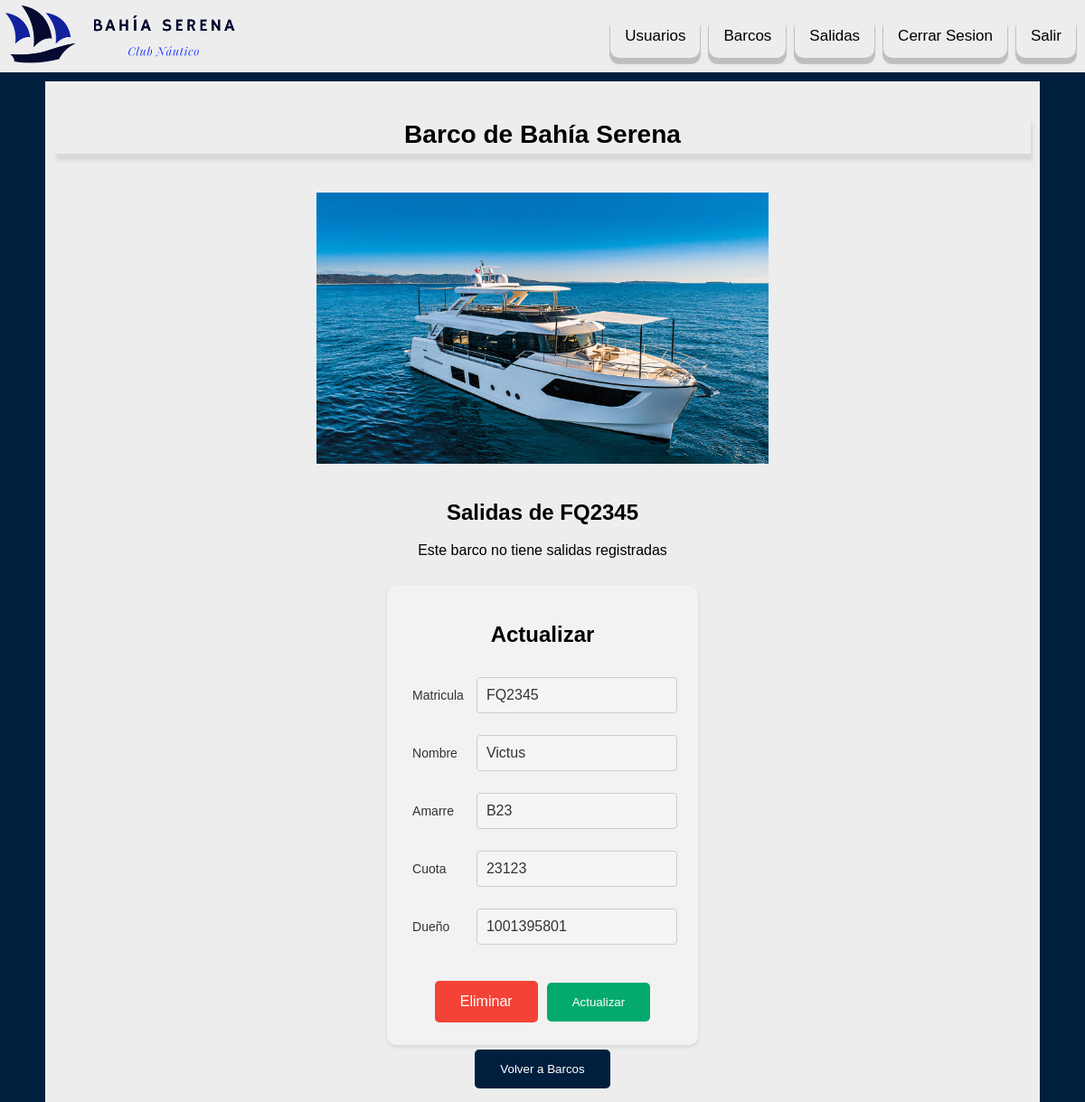
The page /admin/form.php?tipo=Barco&id=FQ2345 on the database its author committed.
### tables this page shows
CREATE TABLE `barco` (
  `NumMatricula` varchar(7) NOT NULL,
  `NombreBarco` varchar(30) NOT NULL,
  `NumeroAmarre` varchar(3) NOT NULL,
  `Cuota` float NOT NULL,
  `Foto` varchar(300) DEFAULT NULL,
  `Usuario` varchar(12) NOT NULL
);

### admin/components/formBarco.php (the view, shortened to what this page needs)
<link rel="stylesheet" type="text/css" href="./css/styleForms.css">
<?php
$set = isset($_GET["id"]);
if ($set) {
    $conexion = conectarBD();
    $queryBarcos = 'SELECT * FROM `barco` WHERE NumMatricula = ?';
    $stmt = mysqli_prepare($conexion, $queryBarcos);
    if ($stmt) {
        mysqli_stmt_bind_param($stmt, "s", $id);
        mysqli_stmt_execute($stmt);
        $resultado = mysqli_stmt_get_result($stmt);
        if ($resultado) {
            $row = mysqli_fetch_assoc($resultado);
        } else {
            echo "Error al obtener resultados: " . mysqli_error($conexion);
        }
    } else {
        echo "Error al preparar la declaración: " . mysqli_error($conexion);
    }
    echo "<div class='cuerpo'>";
    echo "    <img src=";
    if ($row['Foto'] == 'NULL') {
        echo './img/yatch.png';
    } else {
        echo '.' . $row['Foto'];
    }
    echo " alt='FotoDeBarco'>";
    echo "</div>";
}
?>
<?php
if ($set) {
    $conexion = conectarBD();
    $queryBarcos = 'SELECT * FROM `barco` B INNER JOIN `salida` S ON B.NumMatricula=S.BARCO WHERE NumMatricula = ?';
    $stmt = mysqli_prepare($conexion, $queryBarcos);
    if ($stmt) {
        mysqli_stmt_bind_param($stmt, "s", $id);
        mysqli_stmt_execute($stmt);
        $resultado2 = mysqli_stmt_get_result($stmt);
        if ($resultado2) {
            $resultadosArray = array();
            echo "<div class='tablaSalidas'>
                <h2>Salidas de $id</h2>";
            if (count($resultadosArray) == 0) {
                echo "Este barco no tiene salidas registradas";
            }
            echo '</div>';
        } else {
            echo "Error al obtener resultados: " . mysqli_error($conexion);
        }
    } else {
        echo "Error al preparar la declaración: " . mysqli_error($conexion);
    }
}
?>
<div class="containTableForm">
    <?php
    $set ?
        print ' <form action="./components/actualizar.php" method="post">
            <h2>Actualizar</h2>'
        :
        print ' <form action="../components/insertar.php" method="post" enctype="multipart/form-data">';
    ?>
    <table class="tablaForm">
        <tr class="contenedor-input">
            <td>
                <label>
                    Matricula
                </label>
            </td>
            <td>
                <?php
                $set ?
                    print '<input type="text" name="Matricula" id="codigo" value="' . $id . '" readonly> '
                    :
                    print '<input type="text" maxlength="7" name="Matricula" id="codigo" placeholder="AB1234" required>  ';
                ?>
            </td>
        </tr>
        <tr class="contenedor-input">
            <td>
                <label>
                    Nombre
                </label>
            </td>
            <td>
                <?php
                $set ?
                    print '<input type="text" name="nombre" id="Nombre" value="' . $row['NombreBarco'] . '">'
                    :
                    print '<input type="text" maxlength="30" name="nombre" id="Nombre" placeholder="Nombre" required>';
                ?>
            </td>
        </tr>
        <tr class="contenedor-input">
            <td>
                <label>
                    Amarre
                </label>
            </td>
            <td>
                <?php
                $set ?
                    print '<input type="text" name="amarre" id="codigo" value="' . $row['NumeroAmarre'] . '" >'
                    :
                    print '<input type="text" maxlength="3" name="amarre" id="codigo" placeholder="Xxx" required>';
                ?>
            </td>
        </tr>
        <tr class="contenedor-input">
            <td>
                <label>
                    Cuota
                </label>
            </td>
            <td>
                <?php
                $set ?
                    print '<input type="text" name="Cuota" id="codigo" step="0.01" value="' . $row['Cuota'] . '">'
                    :
                    print '<input type="text" name="Cuota" id="codigo" placeholder="0.00" step="0.01" required>';
                ?>
            </td>
        </tr>
        <tr class="contenedor-input">
            <td>
                <label>
                    Dueño
                </label>
            </td>
            <td>
                <?php
                if ($set) {
                    print '<input type="number" name="dueño" id="codigo" value="' . $row['Usuario'] . '" readonly>';
                }
                ?>
            </td>
        </tr>
        <tr class="contenedor-input">
            <td>
            </td>
            <td>
            </td>
        </tr>
    </table>
    <div class="formbuttons">
        <?php
        if ($set) {
            echo ' <a href="./components/eliminar.php?tipo=Barco&id=' . $id . '" class="btn danger">Eliminar</a>
                <button class="btn success" type="submit">Actualizar</button>
            ';
        } else {
            echo '<button class="btn success" type="submit">Insertar</button>';
        }
        ?>
    </div>
    </form>
</div>

### admin/css/style.css (style rules this page uses)
body { font-family: Arial, sans-serif; margin: 0; padding: 0; background-color: #001F3F; }
.btn { border: none; color: white; padding: 14px 28px; cursor: pointer; border-radius: 5px; margin: 5px; }
.danger { background-color: #f44336; }
.success { background-color: #04AA6D; }
.contenedor-input { padding: 10px; }
input { margin-bottom: 10px; margin-top: 10px; margin-left: 5px; background-color: white; border-radius: 5px; }
.cuerpo { padding: 10px; }
.cuerpo img { width: 200px; }
.formbuttons { display: flex; flex-direction: row; justify-content: center; align-items: center; width: 100%; }
input { width: 300px; padding: 10px; border: 1px solid #ccc; border-radius: 4px; font-size: 16px; color: #333; background-color: #f5f5f5; transition: border-color 0.3s, box-shadow 0.3s; }
label { margin: 5px; font-size: 14px; color: #333; margin-bottom: 5px; }

### admin/css/styleForms.css (style rules this page uses)
.containTableForm { display: flex; justify-items: center; flex-direction: column; align-items: center; }
.containTableForm table input { width: 200px; }
.containTableForm table td label { width: 200px; }
.btn { border: none; color: white; padding: 14px 28px; cursor: pointer; border-radius: 5px; margin: 5px; }
.danger { background-color: #f44336; }
.success { background-color: #04AA6D; }
.formbuttons { display: flex; flex-direction: row; justify-content: center; align-items: center; width: 100%; }
.tablaSalidas { margin: 10px; width: 50%; display: flex; flex-direction: column; justify-content: center; align-items: center; padding-bottom: 20px; }
.cuerpo { display: flex; justify-content: center; }
a { text-decoration: none; }

### css/style.css (style rules this page uses)
body { margin: 0; padding: 0; font-family: Arial, Helvetica, sans-serif; }
.cuerpo img { width: 500px; margin-top: 5px; }
form { display: flex; flex-direction: column; justify-content: center; align-items: center; background-color: #f2f2f2; padding: 20px; border-radius: 10px; box-shadow: 0 2px 4px rgba(0, 0, 0, 0.1); max-width: 400px; margin: 0 auto; }
label { margin: 5px; font-size: 14px; color: #333; margin-bottom: 5px; }
button { border: none; color: white; padding: 14px 28px; cursor: pointer; border-radius: 5px; margin: 5px; background-color: #001F3F; }

### rows shown on the page
barco: Foto (picture), nombre "Victus", amarre "B23", Cuota "23123", dueño "1001395801"

### other values the page prints
$_GET["tipo"] "Barco"
$id "FQ2345"
$tipo "Barco"
